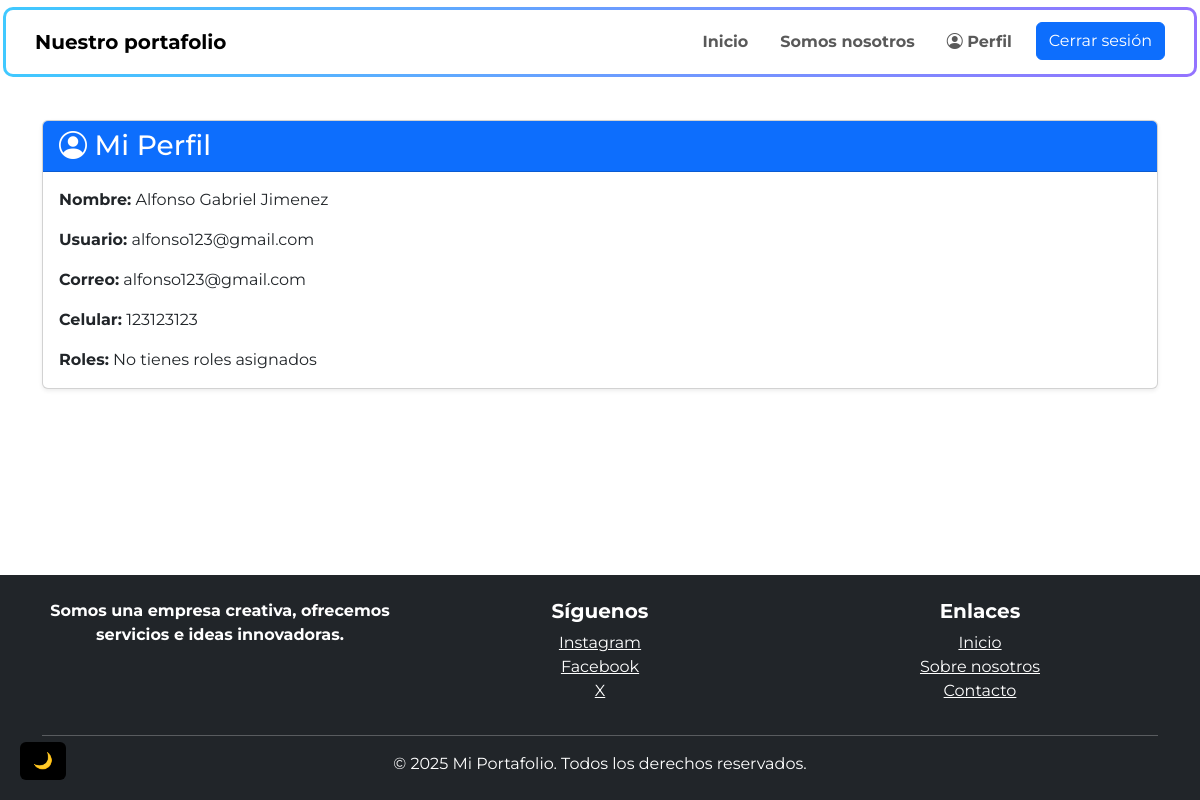
The app's page /perfil/ (signed in), older data.
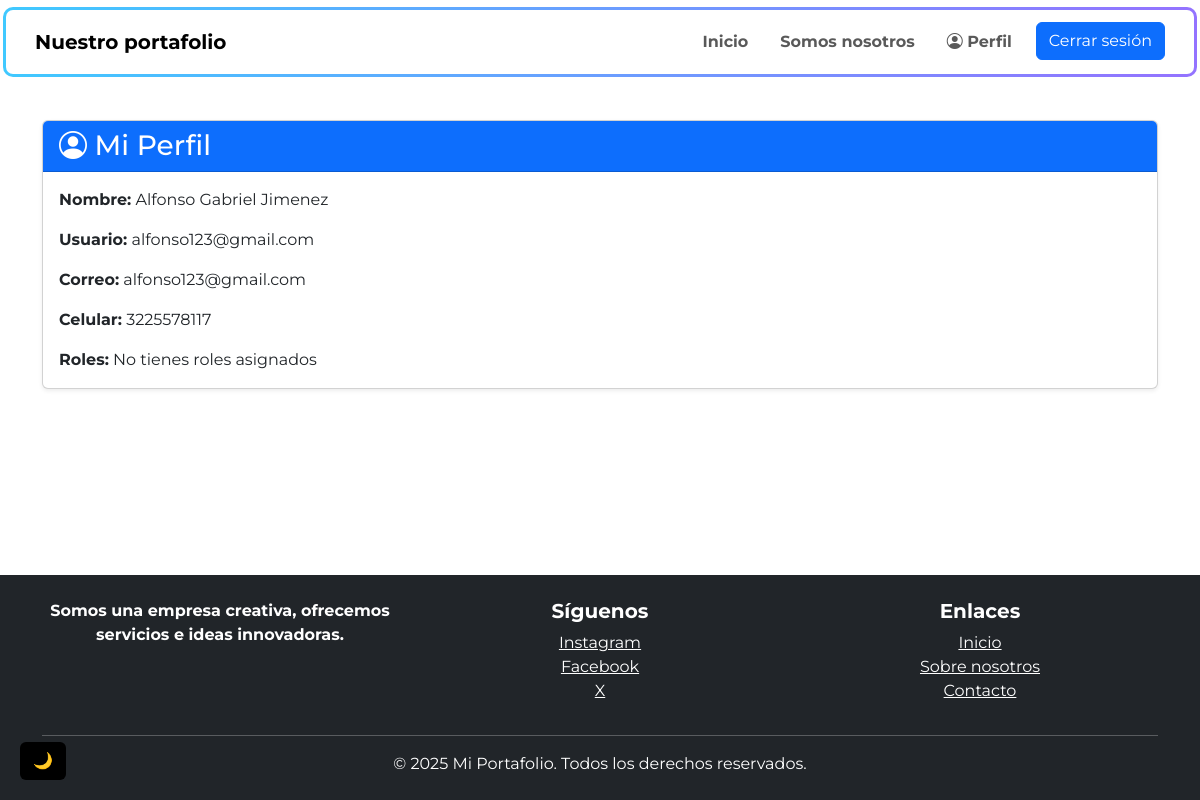
The same page, newer data.
### portafolio/models.py (models this page shows)
class Client(models.Model):
    user = models.OneToOneField(
    User, on_delete=models.CASCADE, null=True, blank=True)
    celular = models.CharField(max_length=15, null=True, blank=True)

### portafolio/views.py (the view)
# urls.py: path('perfil/', views.perfil_usuario, name='perfil_usuario'),
@login_required
@require_http_methods(["GET"])
def perfil_usuario(request):
    try:
        cliente = Client.objects.get(user=request.user)
    except Client.DoesNotExist:
        cliente = None
    context = {
        'usuario': request.user,
        'cliente': cliente,
    }
    return render(request, 'perfil_usuario.html', context)

### portafolio/templates/perfil_usuario.html
{% extends 'base.html' %}
{% block content %}
<div class="container" style="margin-top: 120px; ">
    <div class="card shadow-sm">
        <div class="card-header bg-primary text-white">
            <h3 style="margin-bottom: 0 !important;"><i class="bi bi-person-circle"></i> Mi Perfil</h3>
        </div>
        <div class="card-body">
            <div class="row">
                <div class="col-md-12 ">
                    <p><strong>Nombre:</strong> {{ usuario.first_name }} {{ usuario.last_name }}</p>
                    <p><strong>Usuario:</strong> {{ usuario.username }}</p>
                    <p><strong>Correo:</strong> {{ usuario.email }}</p>
                    <p><strong>Celular:</strong> {{ cliente.celular|default:"No especificado" }}</p>
                    <p style="margin-bottom:0;"><strong>Roles:</strong>
                    {% for grupo in usuario.groups.all %}
                        {{ grupo.name|capfirst }}
                    {% empty %}
                        No tienes roles asignados
                    {% endfor %}
                    </p>
                </div>
            </div>
        </div>
    </div>
</div>
{% endblock %}

Row changes from the older to the newer data that the page shows:
changed Client: celular "123123123" → "3225578117"
